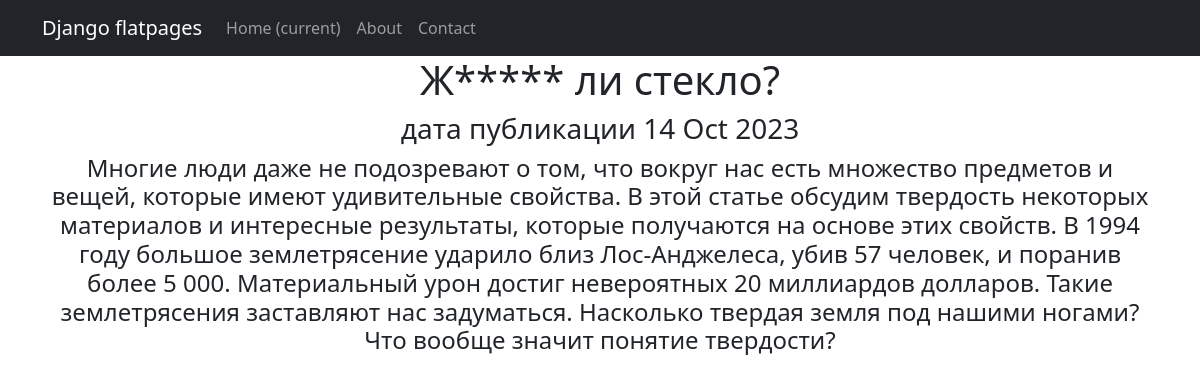
Screenshot of /news/1 with the database file from the repository.
### news/models.py (models this page shows, shortened)
class Post(models.Model):
    author = models.ForeignKey(Author, on_delete=models.CASCADE)
    NEWS = "NW"
    ARTICLE = "AR"
    CHOICES_CATEGORY =(
        (NEWS, "Новости"),
        (ARTICLE, "Статьи"),
    )
    category_type = models.CharField(max_length=2, choices=CHOICES_CATEGORY, default=ARTICLE)
    date_created = models.DateTimeField(auto_now_add=True)
    heading = models.CharField(max_length=128)
    text = models.TextField()
    rating = models.SmallIntegerField(default=0)
    postCategory = models.ManyToManyField(Category, through='PostCategory')

### news/views.py (the view)
# urls.py: path('<int:pk>', PostDetail.as_view(), name='post_detail'),
class PostDetail(DetailView):
    model = Post
    template_name = 'post.html'
    context_object_name = 'post'
    queryset = Post.objects.all()
    def get_object(self, *args, **kwargs):
        obj = cache.get(f'post-{self.kwargs["pk"]}', None)
        if not obj:
            obj = super().get_object(queryset=self.queryset)
            cache.set(f'post-{self.kwargs["pk"]}', obj)
        return obj

### news/templatetags/censor_filter.py (called while the page is built)
@register.filter()
def censor(text):
   tx = text.split()
   for a, b in enumerate(tx):
      if b in censor_words:
         tx[a] = b[0] + '*' * int(len(b) - 1)
   return ' '.join(tx)

### templates/post.html (shortened to what this page needs)
{% extends 'flatpages/default.html' %}
{% load censor_filter %}
{% load custom_tags %}
{% block content %}
<h1>{{ post.heading|censor }}</h1>
<h3>дата публикации {{ post.date_created|date:'d M Y'}}</h3>
<h4>{{ post.text|censor }}</h4>
{% endblock content %}

### rows the page displays
Post: heading|censor "Ж***** ли стекло?", date_created "14 Oct 2023", text|censor "Многие люди даже не подозревают о том, что вокруг нас есть множество предметов и вещей, которые имеют удивительные свойства. В этой статье обсудим твердость некоторых материалов и интересные результаты, которые получаются на основе этих свойств. В 1994 году большое землетрясение ударило близ Лос-Анджелеса, убив 57 человек, и поранив более 5 000. Материальный урон достиг невероятных 20 миллиардов долларов. Такие землетрясения заставляют нас задуматься. Насколько твердая земля под нашими ногами? Что вообще значит понятие твердости?"
